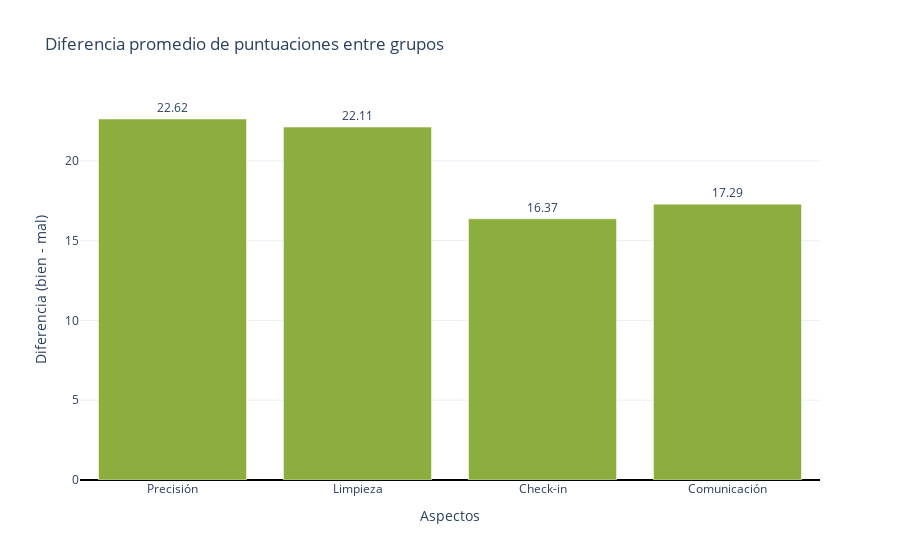

Notebook source saved alongside this figure:
### Markdown cell above
Mostrar en qué aspectos de la experiencia del cliente los alojamientos con una puntuación superior a 80 funcionan mejor que aquellos con puntuaciones más bajas, y cuánto es la diferencia en cada aspecto.

### Code cell
import plotly.graph_objects as go

# Definir umbral
umbral = 80

# Limpiar datos con valores nulos en columnas clave
df_limpio = df.dropna(subset=['review_scores_rating', 'review_scores_accuracy', 'review_scores_cleanliness', 'review_scores_checkin', 'review_scores_communication'])

# Separar en dos grupos según la puntuación general
bien = df_limpio[df_limpio['review_scores_rating'] >= umbral]
mal = df_limpio[df_limpio['review_scores_rating'] < umbral]

# Columnas a comparar
cols = ['review_scores_accuracy', 'review_scores_cleanliness', 'review_scores_checkin', 'review_scores_communication']

# Promedio de cada grupo
prom_bien = bien[cols].mean()
prom_mal = mal[cols].mean()

# Diferencia de promedios
diff = prom_bien - prom_mal

# Colores para barras (verde claro si positivo, verde oscuro si negativo)
colores = ['#8BAE3F' if v > 0 else '#2D6A4F' for v in diff]

# Crear gráfico
fig = go.Figure(go.Bar(
    x=['Precisión', 'Limpieza', 'Check-in', 'Comunicación'],
    y=diff.values,
    marker_color=colores,
    text=[f'{v:.2f}' for v in diff.values],
    textposition='outside'
))

fig.update_layout(
    title='Diferencia promedio de puntuaciones entre grupos',
    yaxis_title='Diferencia (bien - mal)',
    xaxis_title='Aspectos',
    yaxis=dict(zeroline=True, zerolinecolor='black'),
    template='plotly_white'
)

fig.show()

### Figure 1 — Plotly figure (JSON) as saved in the notebook; plotly's stock layout.template omitted (floating-point values rounded to 4 significant figures)
{"data": [{"marker": {"color": ["#8BAE3F", "#8BAE3F", "#8BAE3F", "#8BAE3F"]}, "text": ["22.62", "22.11", "16.37", "17.29"], "textposition": "outside", "type": "bar", "x": ["Precisión", "Limpieza", "Check-in", "Comunicación"], "y": [22.62, 22.11, 16.37, 17.29]}], "layout": {"title": {"text": "Diferencia promedio de puntuaciones entre grupos"}, "xaxis": {"title": {"text": "Aspectos"}}, "yaxis": {"title": {"text": "Diferencia (bien - mal)"}, "zeroline": true, "zerolinecolor": "black"}}}
